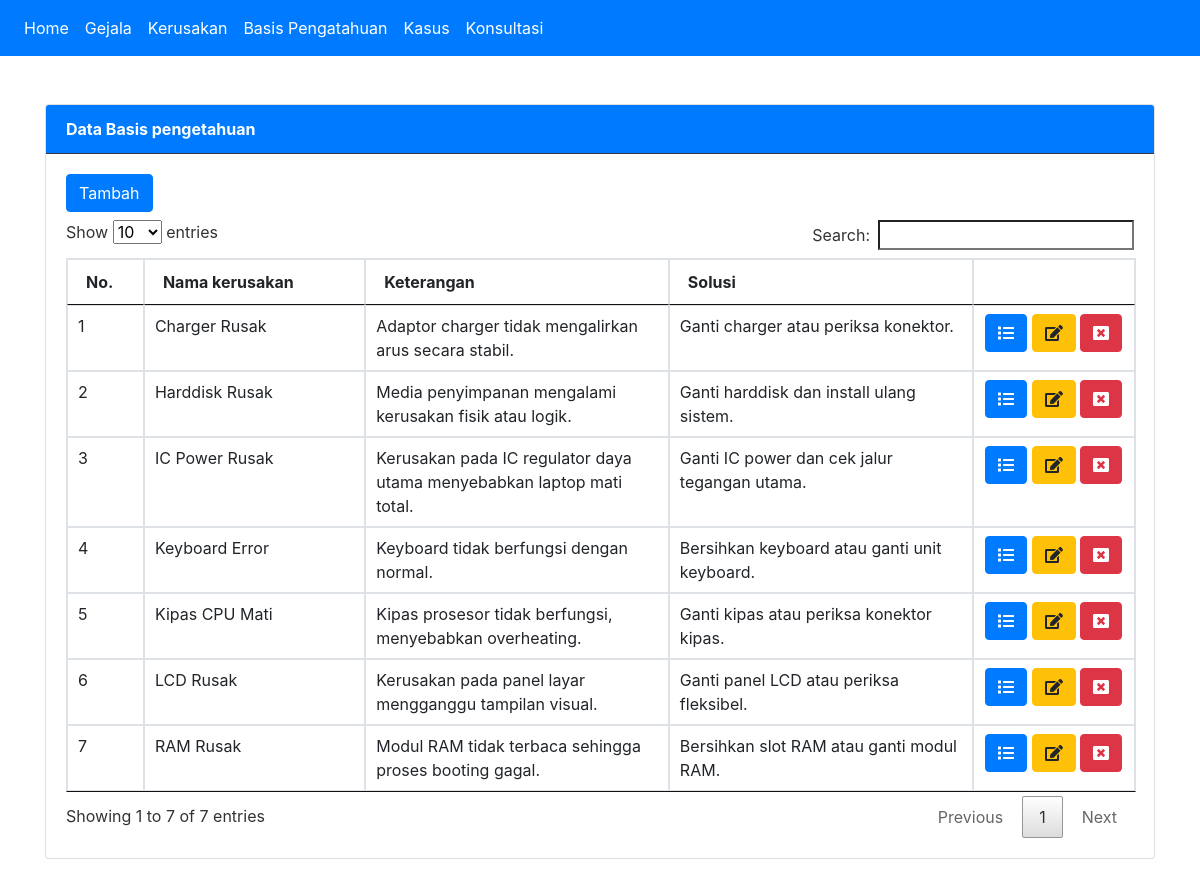
Page /?page=pengetahuan on the committed database.
### tables this page shows
CREATE TABLE `basis_pengetahuan`  (
  `idpengetahuan` int NOT NULL AUTO_INCREMENT,
  `idkerusakan` int NULL DEFAULT NULL,
  `solusi` text NULL,
  PRIMARY KEY (`idpengetahuan`) USING BTREE
);

CREATE TABLE `kerusakan`  (
  `idkerusakan` int NOT NULL AUTO_INCREMENT,
  `nmkerusakan` varchar(100) NULL DEFAULT NULL,
  `keterangan` text NULL,
  PRIMARY KEY (`idkerusakan`) USING BTREE
);

### tampil_pengetahuan.php (the view, shortened to what this page needs)
<div class="card">
  <div class="card-header bg-primary text-white border-dark"><strong>Data Basis pengetahuan</strong></div>
  <div class="card-body">
    <a class="btn btn-primary mb-2" href="?page=pengetahuan&action=tambah">Tambah</a>
    <table class="table table-bordered" id="myTable">
    <thead>
      <tr>
        <th width="20px">No.</th>
        <th width="150px">Nama kerusakan</th>
        <th width="220px">Keterangan</th>
        <th width="220px">Solusi</th>
        <th width="100px"></th>
      </tr>
    </thead>
    <tbody>
    <?php
        $no=1;
        $sql = "SELECT basis_pengetahuan.idpengetahuan,basis_pengetahuan.idkerusakan,
                        kerusakan.nmkerusakan,kerusakan.keterangan,basis_pengetahuan.solusi
                FROM basis_pengetahuan INNER JOIN kerusakan
                ON basis_pengetahuan.idkerusakan=kerusakan.idkerusakan ORDER BY nmkerusakan ASC";
        $result = $conn->query($sql);
        while($row = $result->fetch_assoc()) {
    ?>
        <tr>
            <td><?php echo $no++; ?></td>
            <td><?php echo $row['nmkerusakan']; ?></td>
            <td><?php echo $row['keterangan']; ?></td>
            <td><?php echo $row['solusi']; ?></td>
            <td align="center">
                <a class="btn btn-primary" href="?page=pengetahuan&action=detail&id=<?php echo $row['idpengetahuan']; ?>">
                    <i class="fas fa-list"></i>
                </a>
                <a class="btn btn-warning" href="?page=pengetahuan&action=update&id=<?php echo $row['idpengetahuan']; ?>">
                    <i class="fas fa-edit"></i>
                </a>
                <a onclick="return confirm('Yakin menghapus data ini ?')" class="btn btn-danger" href="?page=pengetahuan&action=hapus&id=<?php echo $row['idpengetahuan']; ?>">
                    <i class="fas fa-window-close"></i>
                </a>
            </td>
        </tr>
    <?php
     }
    ?>
   </tbody>
</table>
</div>
</div>

### assets/css/all.css (style rules this page uses)
.fa-edit:before { content:"\f044" }
.fa-list:before { content:"\f03a" }
.fa-window-close:before { content:"\f410" }

### rows in the picture
basis_pengetahuan: idkerusakan.nmkerusakan "Charger Rusak", idkerusakan.keterangan "Adaptor charger tidak mengalirkan arus secara stabil.", solusi "Ganti charger atau periksa konektor."
basis_pengetahuan: idkerusakan.nmkerusakan "Harddisk Rusak", idkerusakan.keterangan "Media penyimpanan mengalami kerusakan fisik atau logik.", solusi "Ganti harddisk dan install ulang sistem."
basis_pengetahuan: idkerusakan.nmkerusakan "IC Power Rusak", idkerusakan.keterangan "Kerusakan pada IC regulator daya utama menyebabkan laptop mati total.", solusi "Ganti IC power dan cek jalur tegangan utama."
basis_pengetahuan: idkerusakan.nmkerusakan "Keyboard Error", idkerusakan.keterangan "Keyboard tidak berfungsi dengan normal.", solusi "Bersihkan keyboard atau ganti unit keyboard."
basis_pengetahuan: idkerusakan.nmkerusakan "Kipas CPU Mati", idkerusakan.keterangan "Kipas prosesor tidak berfungsi, menyebabkan overheating.", solusi "Ganti kipas atau periksa konektor kipas."
basis_pengetahuan: idkerusakan.nmkerusakan "LCD Rusak", idkerusakan.keterangan "Kerusakan pada panel layar mengganggu tampilan visual.", solusi "Ganti panel LCD atau periksa fleksibel."
basis_pengetahuan: idkerusakan.nmkerusakan "RAM Rusak", idkerusakan.keterangan "Modul RAM tidak terbaca sehingga proses booting gagal.", solusi "Bersihkan slot RAM atau ganti modul RAM."
